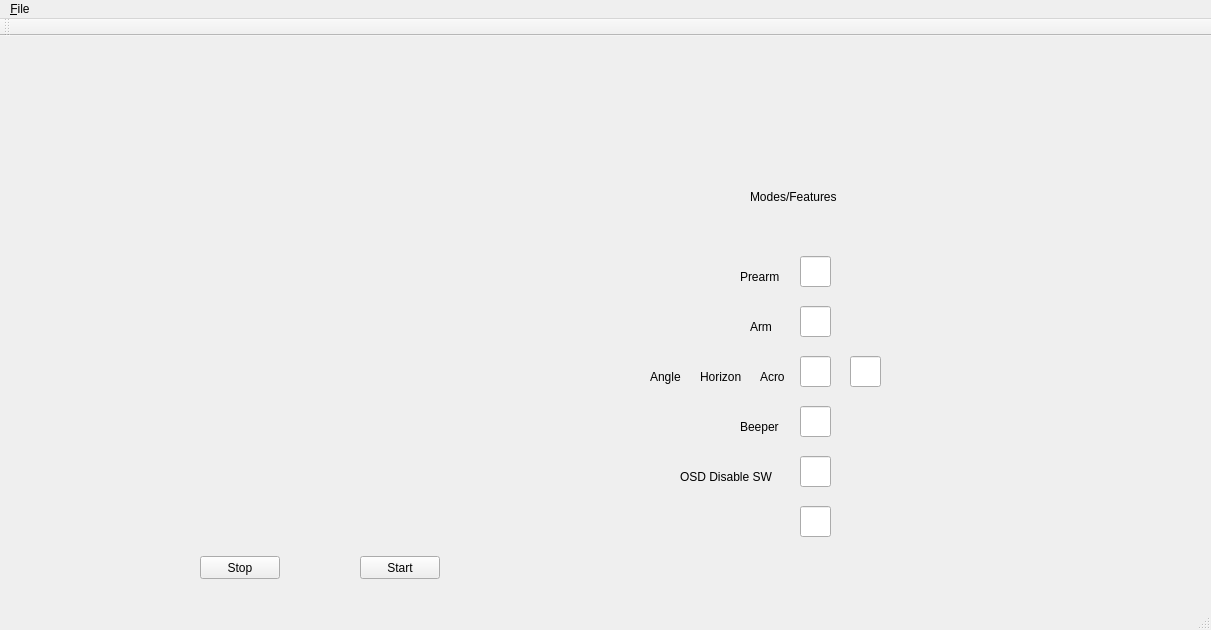
<?xml version="1.0" encoding="UTF-8"?>
<ui version="4.0">
 <class>MainWindow</class>
 <widget class="QMainWindow" name="MainWindow">
  <property name="geometry">
   <rect>
    <x>0</x>
    <y>0</y>
    <width>1211</width>
    <height>630</height>
   </rect>
  </property>
  <property name="windowTitle">
   <string>MainWindow</string>
  </property>
  <widget class="QWidget" name="centralwidget">
   <widget class="QStackedWidget" name="stackedWidget">
    <property name="geometry">
     <rect>
      <x>0</x>
      <y>0</y>
      <width>1001</width>
      <height>581</height>
     </rect>
    </property>
    <property name="currentIndex">
     <number>0</number>
    </property>
    <widget class="QWidget" name="page">
     <widget class="QLineEdit" name="flightmodeKey">
      <property name="geometry">
       <rect>
        <x>800</x>
        <y>320</y>
        <width>31</width>
        <height>31</height>
       </rect>
      </property>
      <property name="text">
       <string/>
      </property>
      <property name="maxLength">
       <number>1</number>
      </property>
     </widget>
     <widget class="QLabel" name="armLabel">
      <property name="geometry">
       <rect>
        <x>750</x>
        <y>280</y>
        <width>31</width>
        <height>21</height>
       </rect>
      </property>
      <property name="text">
       <string>Arm</string>
      </property>
     </widget>
     <widget class="QLineEdit" name="beeperKey">
      <property name="geometry">
       <rect>
        <x>800</x>
        <y>370</y>
        <width>31</width>
        <height>31</height>
       </rect>
      </property>
      <property name="text">
       <string/>
      </property>
      <property name="maxLength">
       <number>1</number>
      </property>
     </widget>
     <widget class="QLabel" name="beeperLabel">
      <property name="geometry">
       <rect>
        <x>740</x>
        <y>380</y>
        <width>51</width>
        <height>21</height>
       </rect>
      </property>
      <property name="text">
       <string>Beeper</string>
      </property>
     </widget>
     <widget class="QLabel" name="armLabel_2">
      <property name="geometry">
       <rect>
        <x>650</x>
        <y>330</y>
        <width>41</width>
        <height>21</height>
       </rect>
      </property>
      <property name="text">
       <string>Angle</string>
      </property>
     </widget>
     <widget class="QLineEdit" name="lineEdit_3">
      <property name="geometry">
       <rect>
        <x>850</x>
        <y>320</y>
        <width>31</width>
        <height>31</height>
       </rect>
      </property>
      <property name="text">
       <string/>
      </property>
      <property name="maxLength">
       <number>1</number>
      </property>
     </widget>
     <widget class="QLineEdit" name="lineEdit_7">
      <property name="geometry">
       <rect>
        <x>800</x>
        <y>470</y>
        <width>31</width>
        <height>31</height>
       </rect>
      </property>
      <property name="text">
       <string/>
      </property>
      <property name="maxLength">
       <number>1</number>
      </property>
     </widget>
     <widget class="QLabel" name="modesLabel">
      <property name="geometry">
       <rect>
        <x>750</x>
        <y>150</y>
        <width>121</width>
        <height>21</height>
       </rect>
      </property>
      <property name="text">
       <string>Modes/Features</string>
      </property>
     </widget>
     <widget class="QLineEdit" name="armKey">
      <property name="geometry">
       <rect>
        <x>800</x>
        <y>270</y>
        <width>31</width>
        <height>31</height>
       </rect>
      </property>
      <property name="text">
       <string/>
      </property>
      <property name="maxLength">
       <number>1</number>
      </property>
     </widget>
     <widget class="QLineEdit" name="prearmKey">
      <property name="geometry">
       <rect>
        <x>800</x>
        <y>220</y>
        <width>31</width>
        <height>31</height>
       </rect>
      </property>
      <property name="text">
       <string/>
      </property>
      <property name="maxLength">
       <number>1</number>
      </property>
     </widget>
     <widget class="QLabel" name="armLabel_3">
      <property name="geometry">
       <rect>
        <x>700</x>
        <y>330</y>
        <width>51</width>
        <height>21</height>
       </rect>
      </property>
      <property name="text">
       <string>Horizon</string>
      </property>
     </widget>
     <widget class="QLabel" name="armLabel_4">
      <property name="geometry">
       <rect>
        <x>760</x>
        <y>330</y>
        <width>31</width>
        <height>21</height>
       </rect>
      </property>
      <property name="text">
       <string>Acro</string>
      </property>
     </widget>
     <widget class="QLineEdit" name="OSDKey">
      <property name="geometry">
       <rect>
        <x>800</x>
        <y>420</y>
        <width>31</width>
        <height>31</height>
       </rect>
      </property>
      <property name="text">
       <string/>
      </property>
      <property name="maxLength">
       <number>1</number>
      </property>
     </widget>
     <widget class="QLabel" name="displayFrame">
      <property name="geometry">
       <rect>
        <x>100</x>
        <y>50</y>
        <width>451</width>
        <height>451</height>
       </rect>
      </property>
      <property name="text">
       <string/>
      </property>
     </widget>
     <widget class="QPushButton" name="Stop">
      <property name="geometry">
       <rect>
        <x>200</x>
        <y>520</y>
        <width>80</width>
        <height>23</height>
       </rect>
      </property>
      <property name="text">
       <string>Stop</string>
      </property>
     </widget>
     <widget class="QPushButton" name="Start">
      <property name="geometry">
       <rect>
        <x>360</x>
        <y>520</y>
        <width>80</width>
        <height>23</height>
       </rect>
      </property>
      <property name="text">
       <string>Start</string>
      </property>
     </widget>
     <widget class="QLabel" name="prearmLabel">
      <property name="geometry">
       <rect>
        <x>740</x>
        <y>230</y>
        <width>51</width>
        <height>21</height>
       </rect>
      </property>
      <property name="text">
       <string>Prearm</string>
      </property>
     </widget>
     <widget class="QLabel" name="OSDDisableLabel">
      <property name="geometry">
       <rect>
        <x>680</x>
        <y>430</y>
        <width>111</width>
        <height>21</height>
       </rect>
      </property>
      <property name="frameShape">
       <enum>QFrame::NoFrame</enum>
      </property>
      <property name="text">
       <string>OSD Disable SW</string>
      </property>
     </widget>
    </widget>
    <widget class="QWidget" name="page_2"/>
   </widget>
  </widget>
  <widget class="QMenuBar" name="menubar">
   <property name="geometry">
    <rect>
     <x>0</x>
     <y>0</y>
     <width>1211</width>
     <height>20</height>
    </rect>
   </property>
   <widget class="QMenu" name="menu_File">
    <property name="title">
     <string>&amp;File</string>
    </property>
   </widget>
   <addaction name="menu_File"/>
  </widget>
  <widget class="QStatusBar" name="statusbar"/>
  <widget class="QToolBar" name="toolBar">
   <property name="windowTitle">
    <string>toolBar</string>
   </property>
   <attribute name="toolBarArea">
    <enum>TopToolBarArea</enum>
   </attribute>
   <attribute name="toolBarBreak">
    <bool>false</bool>
   </attribute>
  </widget>
 </widget>
 <resources/>
 <connections/>
</ui>
